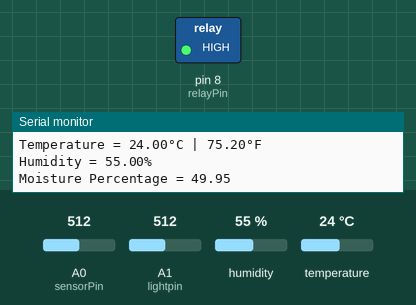
Simulated run of this sketch. Board: Arduino Uno, built with avr-gcc and run on an emulated ATmega328P. Shown: switched loads named in the sketch (green lamp = pin HIGH), the last lines printed to the serial monitor. The inputs (shaded band) are chosen by the test bench; at power-on: A0 (sensorPin) = 512, A1 (lightpin) = 512, humidity 55 %, temperature 24 °C.

Above: at 6.8 s.
6.9 s: A0 (sensorPin) set to 390
At 11.4 s:
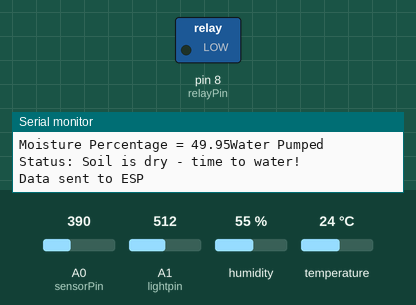
26.5 s: A0 (sensorPin) set to 504
33.2 s: A0 (sensorPin) set to 528
At 35.0 s:
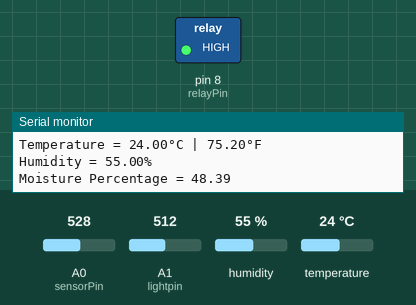
45.1 s: A0 (sensorPin) set to 306
At 46.0 s:
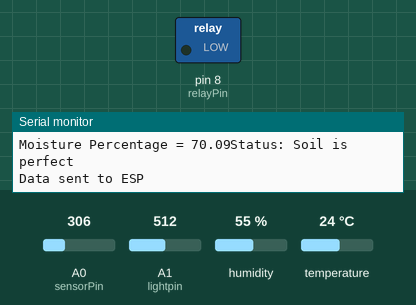
51.8 s: A0 (sensorPin) set to 716
At 53.1 s:
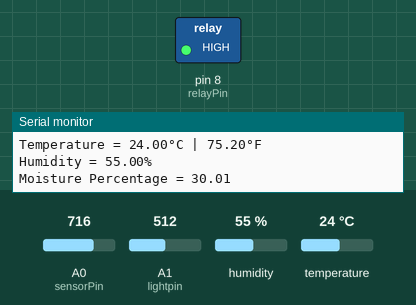
Timing chart, 0 to 64.7 s (numbered marks = the images above; inputs shaded):
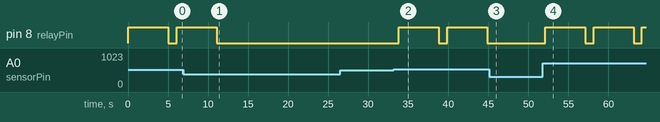

The sketch:

MiniProjectIOE.ino
```cpp
#include <dht.h>        // Include library
#include <SoftwareSerial.h>
#define outPin 9       // Defines pin number to which  the DHT sensor is connected
dht DHT;                // Creates a DHT object

int relayPin = 8;
//Soil Sensor pins
#define sensorPower 7
#define sensorPin A0
SoftwareSerial espSerial(5, 6);
String str;

int lightval;
int lightpin=A1;
int tm=1000;
void setup() {
  Serial.begin(115200);
  espSerial.begin(115200);
  pinMode(lightpin,INPUT);
  pinMode(sensorPower, OUTPUT);
  pinMode(relayPin, OUTPUT);
	// Initially soil keep the sensor OFF
	digitalWrite(sensorPower, LOW);
}

void loop() {
  lightval=analogRead(lightpin);
  Serial.println(lightval);
  bool lightState=false;
  Serial.print("Light State :");
  if(lightval > 400)
  {
    lightState=true;
    Serial.println(lightState);
  }
  else
  {
     lightState=false;
     Serial.println(lightState);
  }

  int readData = DHT.read11(outPin);

	float t = DHT.temperature;        // Read temperature
	float h = DHT.humidity;           // Read humidity

	Serial.print("Temperature = ");
	Serial.print(t);
	Serial.print("°C | ");
	Serial.print((t*9.0)/5.0+32.0);        // Convert celsius to fahrenheit
	Serial.println("°F ");
	Serial.print("Humidity = ");
	Serial.print(h);
	Serial.println("% ");
	Serial.println("");
  //int moisture = readSensor();
  float moisture_percentage;
  int sensor_analog;
  sensor_analog = analogRead(sensorPin);
  moisture_percentage = ( 100 - ( (sensor_analog/1023.00) * 100 ) );
  Serial.print("Moisture Percentage = ");
  Serial.print(moisture_percentage);
   // Determine status of our soil
  if (moisture_percentage >= 50) {
    Serial.println("Status: Soil is perfect");
    digitalWrite(relayPin, LOW);
  }  else {
         digitalWrite(relayPin, HIGH);
         	delay(5000);
          digitalWrite(relayPin, LOW);
           Serial.println("Water Pumped");
    Serial.println("Status: Soil is dry - time to water!");
  }
  Serial.println("Data sent to ESP");
  str = String("Temperature:" + String(t, 2) + " " + "Humidity:" + String(h, 2) + " " + "lightState:" + String(lightState) + " " + "moisture:" + String(moisture_percentage, 1));

  espSerial.println(str);


  delay(tm);

}

//  This function returns the analog soil moisture measurement
int readSensor() {
	digitalWrite(sensorPower, HIGH);	// Turn the sensor ON
	delay(10);							// Allow power to settle
	int val = analogRead(sensorPin);	// Read the analog value form sensor
	digitalWrite(sensorPower, LOW);		// Turn the sensor OFF
	return val;							// Return analog moisture value
}
```

Measured:
- the behaviour switches between 511 and 512 on A0 (sensorPin) (found by bisection; images 1 and 2)
- after the input at 6.9 s, pin 8 (relayPin): goes on until 11.1 s, then stays LOW
- after the input at 33.2 s, pin 8 (relayPin): alternates HIGH for 5.0 s and LOW for 1.0 s, starting after 0.64 s
- after the input at 45.1 s, pin 8 (relayPin): stays LOW (without the input it goes to HIGH after 0.81 s)
- after the input at 51.8 s, pin 8 (relayPin): alternates HIGH for 5.0 s and LOW for 1.0 s, starting after 0.33 s
